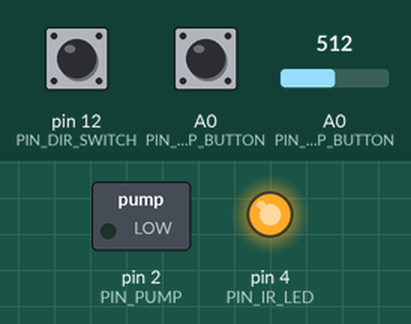
Recording of a sketch running on a simulated Arduino Uno, built with avr-gcc and run on an emulated ATmega328P. Shown: switched loads named in the sketch (green lamp = pin HIGH), output pins drawn as LEDs (lit = HIGH). Inputs (shaded band) come from the test bench; at power-on: A0 (PIN_PUMP_BUTTON) = 512, pin 12 (PIN_DIR_SWITCH) HIGH, A0 (PIN_PUMP_BUTTON) HIGH. Pins used as bus, display or sensor lines are not drawn; what the sketch prints to the serial monitor is not drawn.

Above: at 2.2 s.
2.3 s: A0 (PIN_PUMP_BUTTON) set to 275
3.8 s: A0 (PIN_PUMP_BUTTON) set to 244
At 6.2 s:
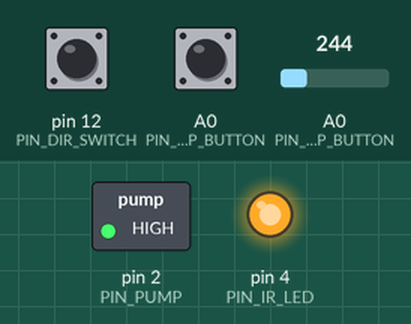
Timing chart, 0 to 8.3 s (numbered marks = the images above; inputs shaded):
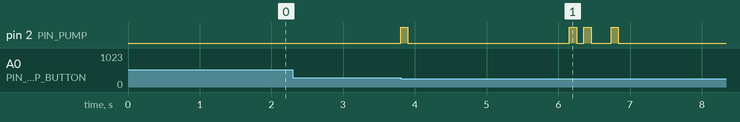

Measured:
- the behaviour switches between 257 and 256 on A0 (PIN_PUMP_BUTTON) (found by bisection; images 0 and 1)
- after the input at 2.3 s, every drawn part: stays the same
- after the input at 3.8 s, pin 2 (PIN_PUMP): LOW → HIGH at once, → LOW 0.10 s later, → HIGH 2.3 s later, → LOW 0.10 s later, … (8 changes in this stretch)

The sketch:

cologne.ino
```cpp
#include <Arduino.h>
#include <ctype.h>
#include <map>

// #include <EEPROM.h>
// #include <BlynkSimpleEsp8266.h>

#define BLYNK_DEVICE_NAME "Quickstart Template"

#define BLYNK_AUTH_TOKEN ""
#define BLYNK_TEMPLATE_ID ""
char ssid[] = "";
char pass[] = "";

char auth[] = BLYNK_AUTH_TOKEN;

/* Comment this out to disable prints and save space */
#define BLYNK_PRINT Serial

using profitDict = std::map<String, float>;
using tubingDict = std::map<String, float>;

// ========= Config options =========
// float options are decimals!
// int options are whole numbers!
// char options are alphanumeric enclosed in quotes!

// How long the pump runs per ml in general.
// Values set here affect everything below.
int DURATION_PER_ML_MS = 200;
int DURATION_REVERSE_MS = 250; // TODO: change to ml // Amount of time to reverse after a fill to prevent drips

int PUMP_VOLUME_ML = 10;

// TODO: Maybe combine all this below...
// Tweak pump times according to tubing and cologne type
// This value must match an option from the left side of MULTIPLIERS below
String MULTIPLIER_OPTION = "item0-6mm";

tubingDict MULTIPLIERS = {
  {"item0-6mm", 1.0},
  {"item0-4mm", 0.5},
  {"item1-6mm", 0.98},
  {"item0-4mm", 0.44}
};

// Price/ml, used for calculating profit display.
// Update both 'INVENTORY_NAMES' and 'PROFIT_PER_ML' so the items in INVENTORY_NAMES match with the left side of PROFIT_PER_ML
String inventoryNames[] = {"item0", "item1", "item2"};
profitDict PROFIT_PER_ML = {
  {"item0", 3.0},
  {"item1", 2.5},
  {"item3", 4}
};

// ========= END Config options =========

// TODO: Probably not needed, but noted
// The amount of time it takes for the pump to get up to full speed,
// and the amount of fluid that pumps during that slower time.
// float SPINUP_MS = 100;
// float SPINUP_ML = 0.1; // This amount is factored into the fill time

float IR_LOW_MULT = 0.5;
int IR_LOW = 0;

int PIN_ONBOARD_LED = 2;
// PIN_SENSOR_LED @ A0

int PIN_IR_LED = 4; // D2

int PIN_DIR = 0; // D3
int PIN_PUMP = 2; // D4 + LED

int PIN_PUMP_BUTTON = 14; // D5
int PIN_DIR_SWITCH = 12; // D6

// a0, 2 3 4 5(IN) 6(IN) G VIN 3V

/*
pin translation esp8266
SD3 - 10
SD2 - 9
D0 - 16 NodeMCU LED
D1 - 5
D2 - 4
D3 - 0
D4 - 2 ESP12 LED
D5 - 14
D6 - 12
D7 - 13
D8 - 15
RX - 3
TX - 1
*/

int PROFIT = 0;

// WidgetTerminal terminal(V0);
// BlynkTimer timer;

// void profitUpdateEvent()
// {
//   PROFIT++;
//   // Please don't send more that 10 values per second.
//   Blynk.virtualWrite(V5, PROFIT);

//   // TODO:
//   // Profit per inventory type

//   // Total profit
// }

// BLYNK_WRITE(V0)
// {
//   String input = param.asStr();

//   terminal.println(input);
//   terminal.flush();
// }

bool isIrTriggered() {
  return analogRead(A0) <= IR_LOW;
}

bool isLinePrimed = true;
void pump(int ms, bool isReverse, bool isWatchIr = true) {
  Serial.print("Pumping ");
  if (isReverse) {
    Serial.print("reverse ");
    digitalWrite(PIN_DIR, HIGH);
    delay(100);
  } else {
    digitalWrite(PIN_DIR, LOW);
  }
  Serial.print(String(ms) + " ms ");

  pressOnce();

  if (isWatchIr) {
    int i = 0;
    while(i < ms) {
      i++;
      if (i % 100 == 0) {
        Serial.print(".");
      }

      if (!isIrTriggered()) {
        digitalWrite(PIN_DIR, LOW);
        Serial.print("ABORTED");
        break;
      }
      delay(1);
    }
  } else {
    digitalWrite(PIN_PUMP, HIGH);
    delay(ms);
  }

  pressOnce();
  Serial.println();

  // Reset dir no matter what
  digitalWrite(PIN_DIR, LOW);

  // If we just finished a reversal pump, mark the line as unprimed
  if (isReverse)
    isLinePrimed = false;
}

bool isPumpInProgress = false;
void fillSeq(int forwardMs, int reverseMs) {
  isPumpInProgress = true;
  if (isIrTriggered())
    pump(forwardMs, false);
  if (isIrTriggered()){
    pump(reverseMs, true);
  }
  isPumpInProgress = false;

  Serial.println("Fill complete."); // i.e. remove the bottle
}

void toggleReverse() {
  // todo
}

// Short press of the pump button
void pressOnce() {
  digitalWrite(PIN_PUMP, HIGH);
  delay(100);
  digitalWrite(PIN_PUMP, LOW);
}

uint8_t initDirSwitchState = 0;
void setup()
{
  Serial.begin(9600);
  Serial.println("\n\n=== CologneBot ===");

  pinMode(PIN_IR_LED, OUTPUT);
  pinMode(PIN_DIR, OUTPUT);
  pinMode(PIN_PUMP, OUTPUT);
  pinMode(PIN_PUMP_BUTTON, INPUT_PULLUP);
  pinMode(PIN_DIR_SWITCH, INPUT_PULLUP);

  digitalWrite(PIN_DIR, LOW);
  digitalWrite(PIN_IR_LED, HIGH);

  // // Turn pump off since it starts ON
  // delay(100);
  // pressOnce();

  // EEPROM.begin(512);

  Serial.print("Calibrating IR sensor...");
  int avgIrReading = 0;
  for (int i = 0; i<10; i++) {
    int irRead = analogRead(A0);
    avgIrReading += irRead;
    Serial.print(".");
    delay(100);
  }
  avgIrReading = avgIrReading / 10;
  IR_LOW = avgIrReading * IR_LOW_MULT;
  Serial.println(" Done. IR low: " + String(IR_LOW));

  Serial.print("Reverse toggle state: ");
  initDirSwitchState = digitalRead(PIN_DIR_SWITCH);
  Serial.println(initDirSwitchState);

  Serial.print("Initializing Blynk...");
  // Blynk.begin(auth, ssid, pass);
  // timer.setInterval(500L, profitUpdateEvent);
  Serial.println(" Done");

  Serial.println("=== Init Complete ===\n");
}

bool isReadyToFill = true;
bool isLastManualReverse = false;

bool isManualPumping = false;
bool isLastManualPumping = false;

uint8_t lastButtonState = HIGH; // internal pullup reverses readings
uint8_t buttonState = HIGH;

unsigned long lastDebounceMs = 0;
unsigned long debounceDelay = 100;

void loop()
{
  float selectedMultiplier = MULTIPLIERS.find(MULTIPLIER_OPTION)->second;
  int fillMs = selectedMultiplier * PUMP_VOLUME_ML * DURATION_PER_ML_MS;

  bool isBottleIn = isIrTriggered();
  if (!isBottleIn && !isReadyToFill && !isPumpInProgress) {
    isReadyToFill = true;
  }

  if (isBottleIn && isReadyToFill && !isPumpInProgress) {
    isReadyToFill = false;
    if (isLinePrimed)
      // No need to compensate for reversed volume if line is primed
      fillSeq(fillMs, DURATION_REVERSE_MS);
    else {
      // Line is missing some volume from the previous fill's reversal volume, so add it back.
      fillSeq(fillMs + DURATION_REVERSE_MS, DURATION_REVERSE_MS);
    }
  }

  // Manual control
  if (!isBottleIn) {
    // Pass along manual dir switch input.
    // No need to debounce because of the delays required.
    bool isManualReverse = digitalRead(PIN_DIR_SWITCH) != initDirSwitchState; // Determine current state based on the initial state when powered on
    if (isLastManualReverse != isManualReverse) {
      if (digitalRead(PIN_DIR_SWITCH) != initDirSwitchState) {
        Serial.println("Manual reverse ON");
        isLastManualReverse = true;
        digitalWrite(PIN_DIR, HIGH);
        delay(100);
      } else {
        Serial.println("Manual reverse OFF");
        isLastManualReverse = false;
        digitalWrite(PIN_DIR, LOW);
        delay(100);
      }
    }

    // Pass along manual pump input.
    uint8_t rawButtonState = digitalRead(PIN_PUMP_BUTTON);
    digitalWrite(PIN_PUMP, !rawButtonState);

    // Reduce logging of manual pump input.
    // Since this is a momentary button, it needs to be debounced

    // Reading changed due to noise or sustained press
    if (rawButtonState != lastButtonState) {
      lastDebounceMs = millis();
    }


    if ((millis() - lastDebounceMs) > debounceDelay && rawButtonState != buttonState) {
      buttonState = rawButtonState;

      // We only care about the beginning of down presses
      if (buttonState == LOW) {
        isManualPumping = !isManualPumping;
      }
    }

    if (isManualPumping != isLastManualPumping) {
      Serial.print("Manual ");
      if (isLastManualReverse){
        Serial.print("REVERSE ");
      }
      if (isLastManualPumping){
        Serial.print("pumping STOPPED");
      }
      else {
        Serial.print("pumping STARTED");
      }
      Serial.println();

      isLastManualPumping = isManualPumping;
    }

    // Save debounced reading
    lastButtonState = rawButtonState;
  }

  // Blynk.run();
}
```
